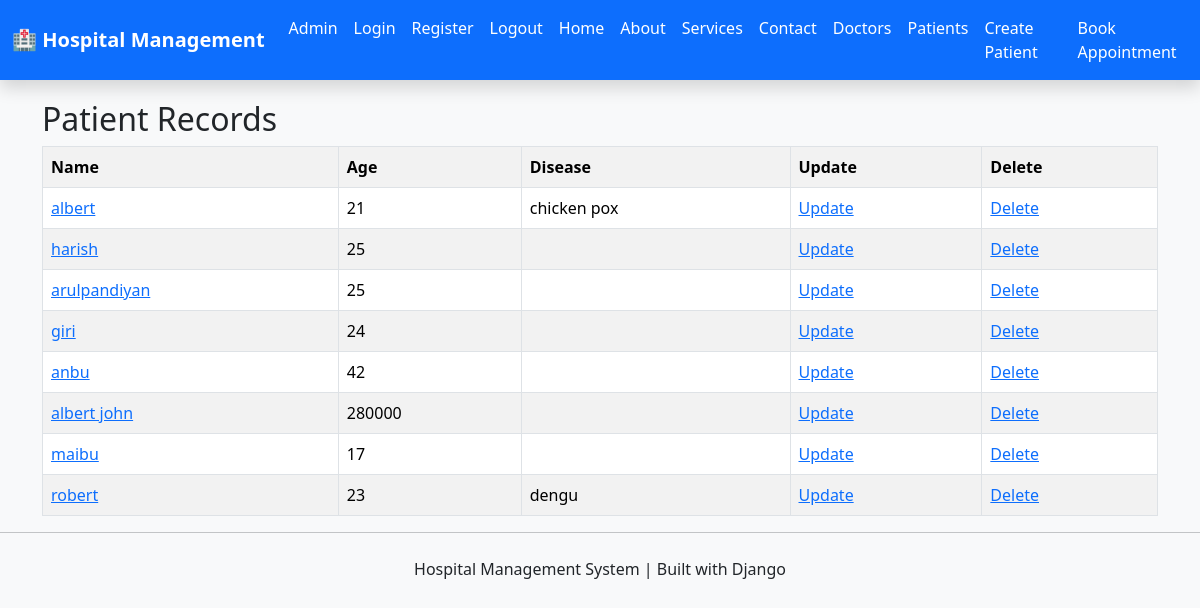
The page /patients/ on the database as committed earlier.
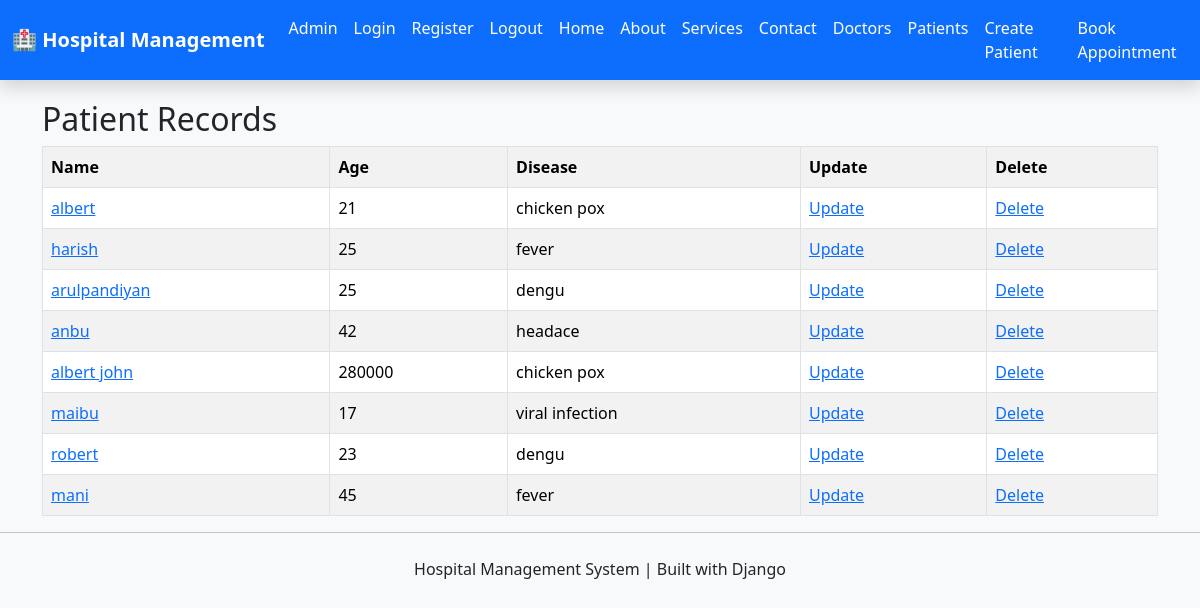
The same page on the database as committed later.
### core/models.py (models this page shows, shortened)
class Patient(models.Model):
    name=models.CharField(max_length=100)
    age=models.IntegerField()
    doctor=models.ForeignKey(
        Doctor,
        on_delete=models.SET_NULL,
        null=True
        )
    disease=models.ManyToManyField(
        Disease,
        )

class Disease(models.Model):
    disease_name=models.CharField()

### core/views.py (the view)
# urls.py: path('patients/',PatientListView.as_view(),name='patient'),
class PatientListView(ListView):
    model=Patient
    template_name="patient.html"
    context_object_name="patients"

### core/templates/patient.html
{% extends 'base.html' %}
{% block content %}
<h2>Patient Records</h2>
<table class="table table-striped table-hover table-bordered">
    <tr>
        <th>Name</th>
        <th>Age</th>
        <th>Disease</th>
        <th>Update</th>
        <th>Delete</th>
    </tr>
    {% for patient in patients %}
    <tr>
        <td><a href="{% url 'patient_detail' patient.id %}">{{ patient.name }}</a></td>
        <td>{{ patient.age }}</td>
        <td>
    {% for disease in patient.disease.all %}
        {{ disease.disease_name }}{% if not forloop.last %}, {% endif %}
    {% endfor %}
</td>
        <td>
        <a href="{% url 'update_patient' patient.id %}">
            Update
        </a>
        </td>
        <td>
        <a href="{% url 'delete_patient' patient.id %}">
            Delete
        </a>
        </td>
    </tr>
    {% endfor %}
</table>
{% endblock %}

Rows that differ between the two databases and show on the page:
removed Patient: name "giri", age "24"
now on this page (row unchanged): Disease: disease_name "fever"
changed Patient "arulpandiyan": gains Disease (disease_name "dengu")
changed Patient "anbu": gains Disease (disease_name "headace")
changed Patient "albert john": gains Disease (disease_name "chicken pox")
changed Patient "maibu": gains Disease (disease_name "viral infection")
added Patient: name "mani", age "45"
